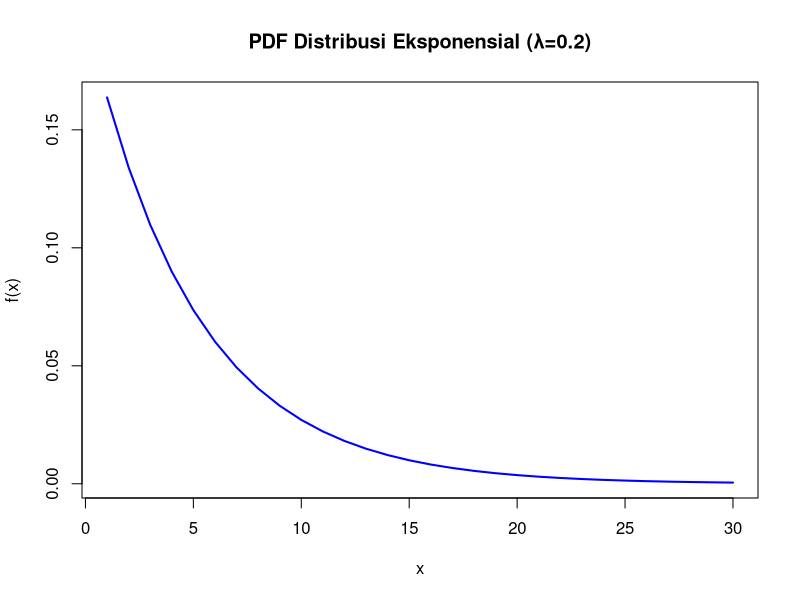
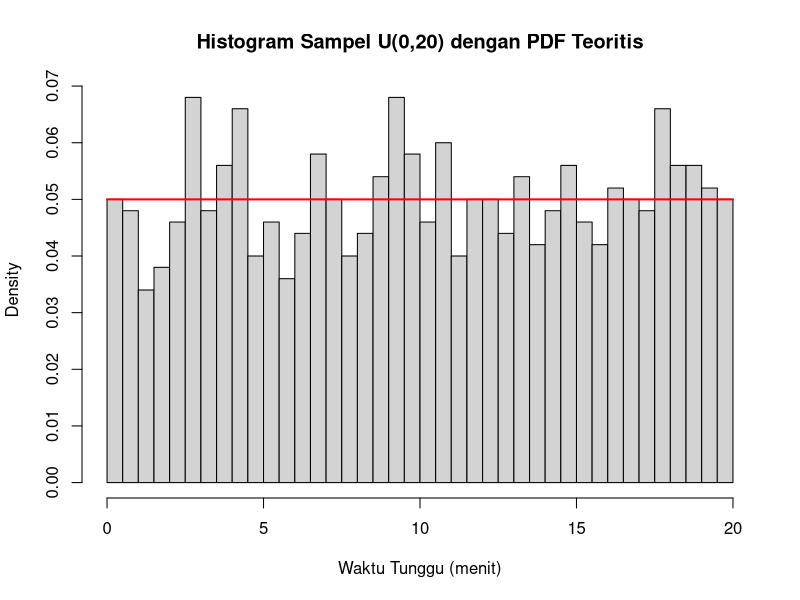
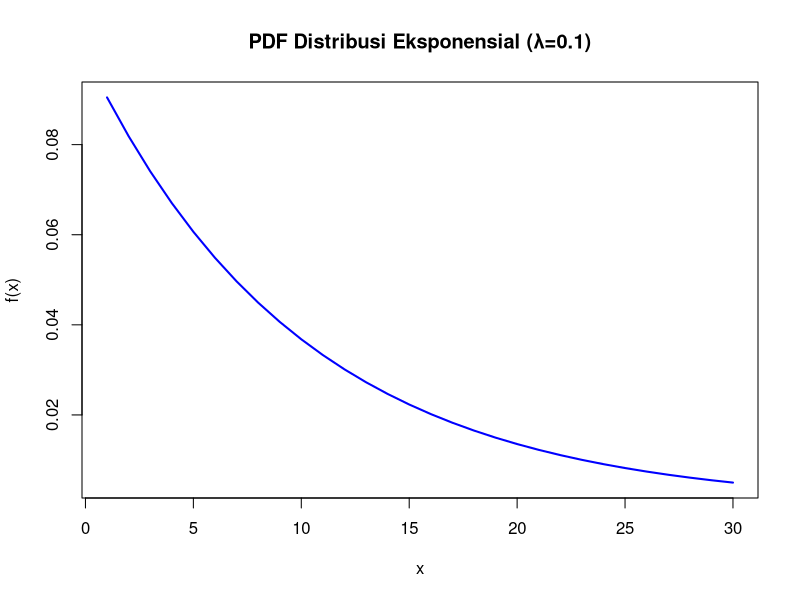
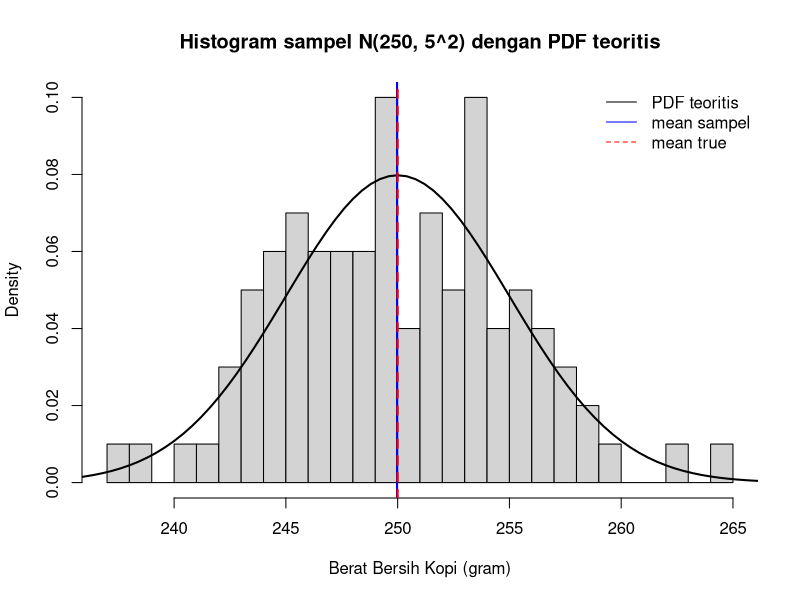

Here is the R script that generated these plots, in order:
# Soal 1: Rata-rata waktu tunggu mu = 5 menit (lambda = 1/5 = 0.2)
# Menghitung Peluang P(X > 5)

#sebaran eksponensial
peluang <- pexp(5, rate = 1/5, lower.tail = FALSE)
cat("Peluang P(X > 5) [Cara 1]:", peluang, "\n")

# grafik  Eksponensial dengan lambda = 0.2  (E[X] = 5)
x_dexp <- seq(1, 30, by = 1)
y_dexp <- dexp(x_dexp, rate = 0.2)
plot(x_dexp, y_dexp, type="l", col="blue", lwd=2,
     main="PDF Distribusi Eksponensial (λ=0.2)",
     xlab="x", ylab="f(x)")


#Soal 2: kereta komuter tiba di stasiun secara acak antara pukul 07.00 hingga 07.20 
#(interval 20 menit). berapakah ragam (varians) waktu tunggu penumpang?
#Uniform pada interval
set.seed(2025)
n <- 1000
a <- 0
b <- 20

var_teoritis <- (b - a)^2 / 12
cat("Varians waktu tunggu:", var_teoritis, "menit^2\n")

# Generate sampel
x <- runif(n, min = a, max = b)
x

#Nilai Density, CDF, dan Quantile 
d_values <- dunif(c(0, 10, 20), min = a, max = b)   # f(x) = 1/(20-0) = 0.05
p_values <- punif(c(0, 10, 20), min = a, max = b)
q_values <- qunif(c(0.25, 0.5, 0.75), min = a, max = b)

#Plot: Histogram sampel + Overlay PDF teoritis
hist(x, breaks = 30, probability = TRUE,
     main = "Histogram Sampel U(0,20) dengan PDF Teoritis",
     xlab = "Waktu Tunggu (menit)")
curve(dunif(x, min = a, max = b), from = a, to = b, add = TRUE, col = "red", lwd = 2)

#Soal 3: masa pakai sensor suhu memiliki rata-rata mu = 10 tahun. berapa peluang sensor
#tersebut rusak sebelummencapai usia 5 tahun?

#sebaran eksponensial
peluang <- pexp(5, rate = 1/10, lower.tail = FALSE)
cat("Peluang P(X < 5) [Cara 1]:", peluang, "\n")

# grafik  Eksponensial dengan lambda = 0.1
x_dexp <- seq(1, 30, by = 1)
y_dexp <- dexp(x_dexp, rate = 0.1)
plot(x_dexp, y_dexp, type="l", col="blue", lwd=2,
     main="PDF Distribusi Eksponensial (λ=0.1)",
     xlab="x", ylab="f(x)")

#soal 4: Berat bersih kemasan kopi menyebar normal dengan mu = 250 gram dan 
#sigma = 5 gram. Kemasan dianggap underweight jika beratnya kurang dari 
#240 gram. Berapa proporsi produk yang tergolong underweight? 

#Distribusi Gaussian 
set.seed(2025)
n <- 100
mu <- 250
sigma <- 5

#proporsi produk underweight: P(X < 240)
p4 <- pnorm(240, mean = mu, sd = sigma)
cat("Proporsi underweight P(X < 240):", p4, "\n")
## [1] Proporsi underweight P(X < 240): 0.02275013

# 2. Generate sampel
x <- rnorm(n, mean = mu, sd = sigma)

# 3. Statistik sampel
(x_bar <- mean(x))                 
(mle_sigma2 <- mean((x - x_bar)^2)) 
(sd_sample <- sd(x))               

#histogram + overlay PDF teoritis (dengan parameter sebenarnya)
hist(x, breaks = 30, probability = TRUE,
     main = "Histogram sampel N(250, 5^2) dengan PDF teoritis",
     xlab = "Berat Bersih Kopi (gram)")
curve(dnorm(x, mean = mu, sd = sigma), from = mu-4*sigma, to = mu+4*sigma, add = TRUE, lwd = 2)
abline(v = x_bar, col = "blue", lwd = 2)     # mean sampel
abline(v = mu, col = "red", lwd = 2, lty = 2)   # mean sebenarnya
legend("topright", legend = c("PDF teoritis", "mean sampel", "mean true"),
       lty = c(1,1,2), col = c("black","blue","red"), bty = "n")
